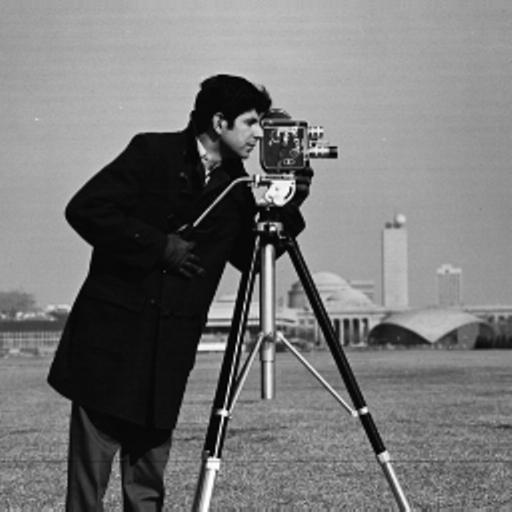
#> input picture Homework/images/cameraman.png, 512 x 512 px, found by its file name
$ jupyter execute image_translation.ipynb
#> lines starting #> are read from the running program, lines starting #| are printed output that depends on the picture
[cell 1]
import cv2
import numpy as np
import matplotlib.pyplot as plt

[cell 2]
def ShowImage(img):
    plt.axis("off")
    plt.imshow(img, cmap='gray')
    plt.show()

[cell 3]
def translate_image(img, T):
    r,c = img.shape
    out = np.zeros_like(img, dtype='u1')
    tx = T[0]
    ty = T[1]
    ts = np.array([[1,0, tx],[0,1,ty]])
    for i in range(r):
        for j in range(c):
            x = j
            y = i
            xy = np.array([x, y, 1])
            new_xy = np.dot(ts, xy)  #(xn, yn)
            xn = int(new_xy[0])
            yn = int(new_xy[1])
            if 0 <= xn < c and 0 <= yn < r:
                out[yn,xn] = img[y,x]
    return out.astype(np.uint8)

[cell 4]
img = cv2.imread("./images/cameraman.png", 0)
#> img is the input picture: shape (512, 512); min 0, max 255, mean 118.3

[cell 5]
h, w = img.shape
#> h = 512; w = 512
shift = (int(w/2),int(h/2))      # (tx,ty)
#> shift = (256, 256)
ts_img = translate_image(img, shift)
#> after the loop in translate_image, `for i in range(r):`:
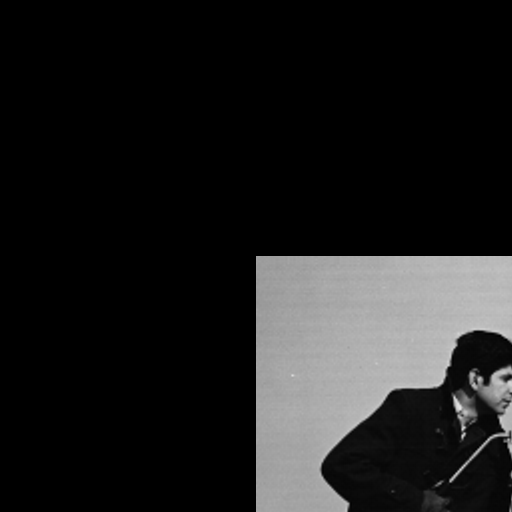
#> out: shape (512, 512); min 0, max 228, mean 29.9

[cell 6]
mul_img = cv2.hconcat([img, ts_img])
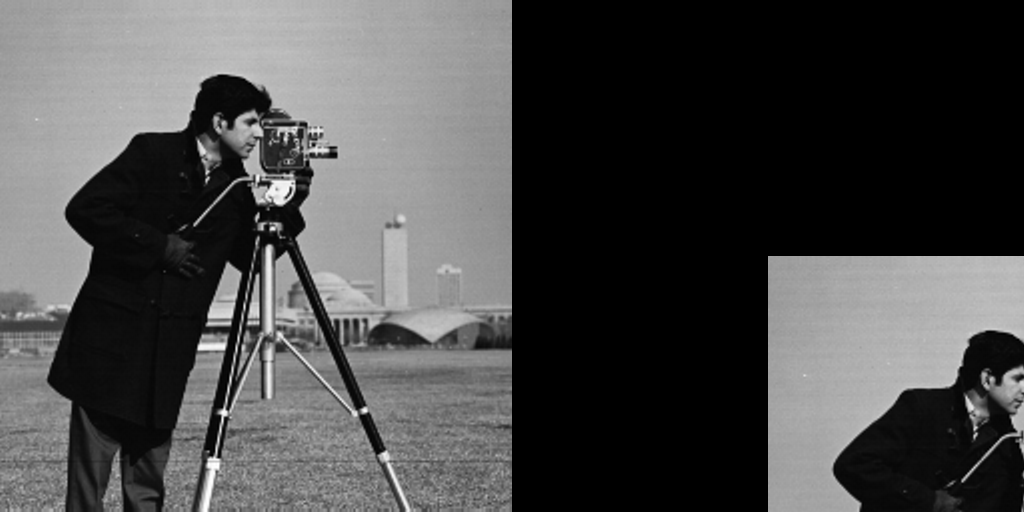
#> mul_img: shape (512, 1024); min 0, max 255, mean 74.1
ShowImage(mul_img)

$ run again, with Homework/images/ivus.png copied over Homework/images/cameraman.png
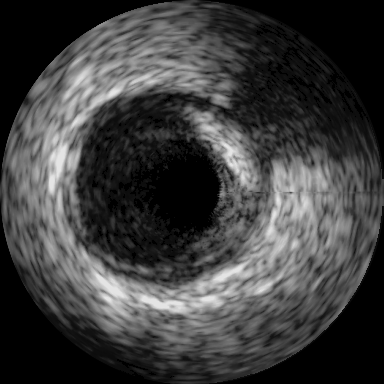
#> input picture Homework/images/ivus.png, 384 x 384 px, found by its file name
#> img is the input picture: shape (384, 384); min 0, max 228, mean 62
#> after the loop in translate_image, `for i in range(r):`:
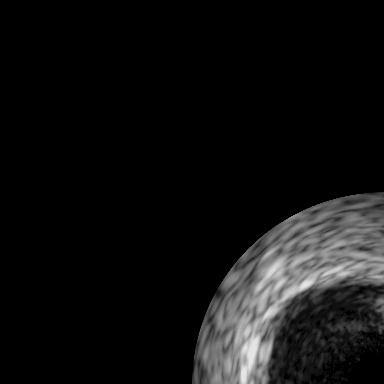
#> out: shape (384, 384); min 0, max 228, mean 17.1
#> `mul_img = cv2.hconcat([img, ts_img])`:
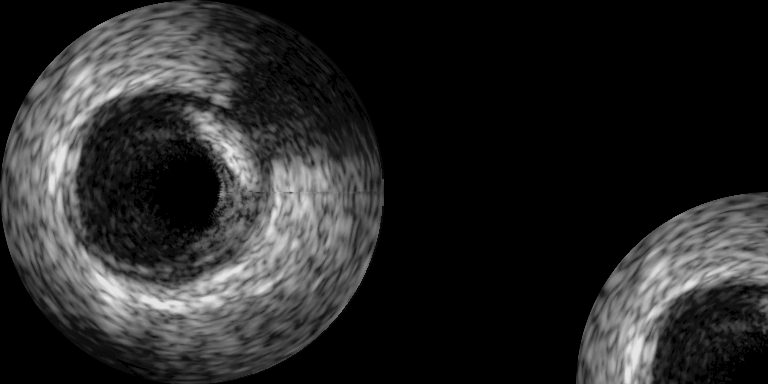
#> mul_img: shape (384, 768); min 0, max 228, mean 39.5
